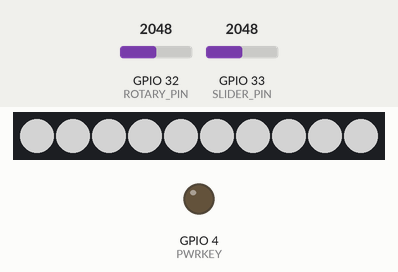
Simulated run of this sketch. Board: ESP32. Parts: 10 RGB LEDs in strip order, left to right, output pins drawn as LEDs (lit = HIGH). The inputs (shaded band) are chosen by the test bench; at power-on: GPIO 32 (ROTARY_PIN) = 2048, GPIO 33 (SLIDER_PIN) = 2048. Dim RGB values are drawn brighter than linear; the modem accepts every AT command (registered, SIM ready, sends succeed) and sends nothing else; what the sketch prints to the serial monitor is not drawn.

Above: at 7.2 s.
7.3 s: GPIO 32 (ROTARY_PIN) set to 2565
8.8 s: GPIO 32 (ROTARY_PIN) set to 2663
At 9.6 s:
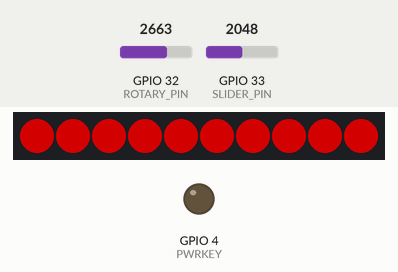
10.3 s: GPIO 33 (SLIDER_PIN) set to 0
At 10.7 s:
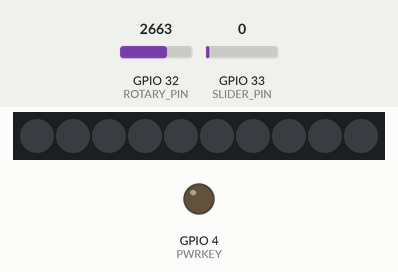
13.3 s: GPIO 33 (SLIDER_PIN) set to 491
At 14.2 s:
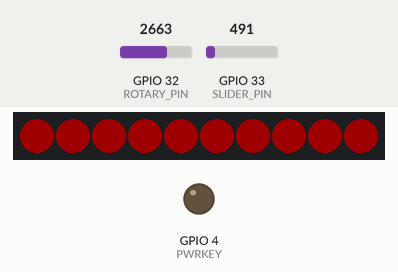
14.8 s: GPIO 32 (ROTARY_PIN) set to 2760
At 15.4 s:
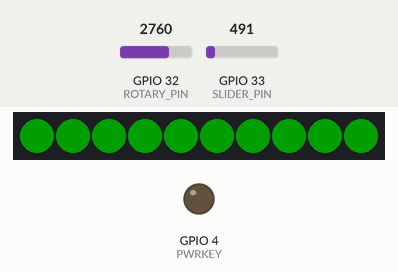
Timing chart, 0 to 17.3 s (numbered marks = the images above; inputs shaded):
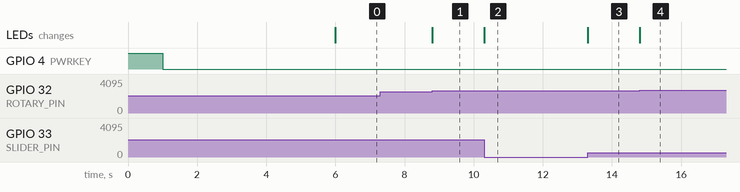

The sketch:

Act4-Always-there-to-reply.ino
```cpp
#include <HardwareSerial.h>       // Include library for extra serial ports (we need this for SIM800C GSM module)
#include <Adafruit_NeoPixel.h>    // Include library to control NeoPixel RGB LEDs
//Message formate RGB STATUS
// ======================================================
// RGB COLOR STRUCTURE
// ======================================================
// This struct stores a color as three numbers: red, green, blue (0-255)
struct RGB {
  uint8_t r, g, b;
};

// ======================================================
// GSM CONFIGURATION (SIM800C)
// ======================================================
// Define pins connected to the GSM module
#define GSM_RX 17    // ESP32 RX -> GSM TX
#define GSM_TX 16    // ESP32 TX -> GSM RX
#define PWRKEY 4    // Pin to power on/off SIM800C

HardwareSerial gsm(1);  // Use UART1 for SIM800C communication

// ======================================================
// RGB NEOPIXEL CONFIGURATION
// ======================================================
#define LED_PIN 14      // Pin where NeoPixel strip is connected
#define NUM_LEDS 10     // Number of LEDs on the strip
Adafruit_NeoPixel strip(NUM_LEDS, LED_PIN, NEO_GRB + NEO_KHZ800); // Initialize strip

// ======================================================
// ANALOG INPUTS
// ======================================================
#define SLIDER_PIN 33     // Analog pin for slider (brightness control)
#define ROTARY_PIN 32     // Analog pin for rotary knob (to select color)

// ======================================================
// GLOBAL VARIABLES
// ======================================================
String smsBuffer = "";    // Buffer to store incoming SMS characters
RGB lastColor = {0, 255, 0}; // Default LED color is GREEN
int currentBrightness = 150;  // Default brightness

unsigned long blinkTimer = 0;  // Timer for blinking LED when no GSM signal
bool blinkState = false;       // Track blink on/off
bool noSignal = false;         // Flag when GSM has no signal

String replyNumber = "+639XXXXXXXXX"; // Placeholder number to reply to
bool replyingSMS = false;             // Priority flag to prevent conflicts while sending SMS

// ======================================================
// FUNCTION: Convert text to RGB color
// ======================================================
RGB getColor(String color) {
  color.trim();          // Remove spaces at the start/end
  color.toUpperCase();   // Make all letters uppercase for consistency

  // Compare input string and return corresponding RGB
  if (color == "RED")     return {255, 0, 0};
  if (color == "GREEN")   return {0, 255, 0};
  if (color == "BLUE")    return {0, 0, 255};
  if (color == "YELLOW")  return {255, 255, 0};
  if (color == "CYAN")    return {0, 255, 255};
  if (color == "MAGENTA") return {255, 0, 255};
  if (color == "WHITE")   return {255, 255, 255};
  if (color == "OFF")     return {0, 0, 0};

  return {0, 255, 0}; // Default GREEN if input is unknown
}

// ======================================================
// FUNCTION: Apply color + brightness to NeoPixel
// ======================================================
void setNeoPixelColor(RGB col, int brightness = 255) {
  brightness = constrain(brightness, 0, 255); // Limit brightness between 0 and 255

  // Calculate adjusted color according to brightness
  uint8_t r = (col.r * brightness) / 255;
  uint8_t g = (col.g * brightness) / 255;
  uint8_t b = (col.b * brightness) / 255;

  // Apply color to every LED on the strip
  for (int i = 0; i < NUM_LEDS; i++) {
    strip.setPixelColor(i, strip.Color(r, g, b));
  }
  strip.show(); // Update the LEDs
}

// ======================================================
// FUNCTION: Read brightness from slider
// ======================================================
int getSliderBrightness() {
  int raw = analogRead(SLIDER_PIN);  // Read analog value (0-4095)
  return map(raw, 0, 4095, 0, 255);  // Map it to 0-255 for brightness
}

// ======================================================
// FUNCTION: Read rotary analog and map to color
// ======================================================
String getRotaryColor() {
  int raw = analogRead(ROTARY_PIN);  // Read rotary analog value

  // Map value ranges to 7 colors
  if (raw >= 2600 && raw < 2720) return "RED";
  else if (raw >= 2720 && raw < 2880) return "GREEN";
  else if (raw >= 2880 && raw < 3050) return "BLUE";
  else if (raw >= 3050 && raw < 3250) return "YELLOW";
  else if (raw >= 3250 && raw < 3450) return "MAGENTA";
  else if (raw >= 3450 && raw < 3600) return "CYAN";
  else return "WHITE";  // Highest position
}

// ======================================================
// FAST NON-BLOCKING SMS SEND
// ======================================================
void sendStatusSMS(String number) {
  replyingSMS = true; // Set priority so main loop doesn't interfere

  // Prepare message text
  String msg = "BRIGHTNESS:" + String(currentBrightness) + " COLOR:" + getRotaryColor();

  // Start SMS command
  gsm.print("AT+CMGS=\"");
  gsm.print(number);
  gsm.println("\"");

  // Wait for '>' prompt from SIM800C (non-blocking)
  unsigned long startWait = millis();
  while (!gsm.available() || gsm.read() != '>') {
    if (millis() - startWait > 3000) { // Timeout after 3 seconds
      Serial.println("Error: No > prompt received");
      replyingSMS = false;
      return;
    }
  }

  // Send message and CTRL+Z to finish
  gsm.print(msg);
  gsm.write(26); // CTRL+Z ASCII code
  Serial.println("RGB STATUS sent to: " + number);

  replyingSMS = false; // Clear priority flag
}

// ======================================================
// FUNCTION: Parse incoming SMS body
// ======================================================
void parseSMS(String msg, String sender) {
  msg.replace("\r", "");  // Remove carriage return
  msg.replace("\n", "");  // Remove newline
  msg.trim();             // Remove extra spaces
  msg.toUpperCase();      // Standardize text

  // Instant reply if message contains "RGB STATUS"
  if (msg.indexOf("RGB STATUS") != -1) {
    sendStatusSMS(sender);
  }

  // Handle brightness command
  int bIndex = msg.indexOf("BRIGHTNESS:");
  if (bIndex >= 0) {
    int end = msg.indexOf(" ", bIndex);
    if (end == -1) end = msg.length();
    currentBrightness = constrain(msg.substring(bIndex + 11, end).toInt(), 0, 255);
  }

  // Handle color command
  int cIndex = msg.indexOf("COLOR:");
  if (cIndex >= 0) {
    int end = msg.indexOf(" ", cIndex);
    if (end == -1) end = msg.length();
    lastColor = getColor(msg.substring(cIndex + 6, end));
  }

  // Apply changes to LED
  setNeoPixelColor(lastColor, currentBrightness);
  Serial.print("APPLIED → Color: "); Serial.print(getRotaryColor());
  Serial.print(" | Brightness: "); Serial.println(currentBrightness);
}

// ======================================================
// FUNCTION: Check GSM signal quality
// ======================================================
void checkGSMSignal() {
  gsm.println("AT+CSQ"); // Ask SIM800C for signal strength
}

// ======================================================
// SETUP
// ======================================================
void setup() {
  Serial.begin(115200);              // Start serial monitor
  gsm.begin(9600, SERIAL_8N1, GSM_RX, GSM_TX);  // Start GSM UART
  pinMode(PWRKEY, OUTPUT);           // Power key pin

  // Power on SIM800C
  digitalWrite(PWRKEY, HIGH); delay(1000);
  digitalWrite(PWRKEY, LOW);  delay(5000);

  // Set SIM800C SMS text mode
  gsm.println("AT+CMGF=1");

  // Auto push incoming SMS immediately
  gsm.println("AT+CNMI=2,2,0,0,0");

  // Initialize LED strip
  strip.begin();
  setNeoPixelColor(lastColor, currentBrightness);

  Serial.println("System ready."); // Notify user
}

// ======================================================
// LOOP
// ======================================================
void loop() {
  unsigned long currentMillis = millis(); // Track time

  // -------------------------
  // GSM handling (auto push)
  // -------------------------
  while (gsm.available()) {
    char c = gsm.read();    // Read character from GSM
    smsBuffer += c;         // Add to buffer
  }

  int newLineIndex = smsBuffer.indexOf('\n');
  while (newLineIndex != -1) {
    String line = smsBuffer.substring(0, newLineIndex + 1);
    smsBuffer = smsBuffer.substring(newLineIndex + 1);
    line.trim();

    // ---------- Only process SMS lines ----------
    if (line.startsWith("+CMT:")) {
      // Extract sender number
      int firstQuote = line.indexOf("\"") + 1;
      int secondQuote = line.indexOf("\"", firstQuote);
      if (firstQuote > 0 && secondQuote > firstQuote)
        replyNumber = line.substring(firstQuote, secondQuote);
      else
        replyNumber = "+639XXXXXXXXX";
    }
    else if (line.length() > 0 && !replyingSMS) {
      // Ignore responses like OK, AT, +CSQ
      if (!line.startsWith("AT") && !line.startsWith("+CSQ") && line != "OK") {
        parseSMS(line, replyNumber); // Process incoming SMS
        Serial.println("SMS BODY: " + line);
      }
    }

    newLineIndex = smsBuffer.indexOf('\n'); // check next line
  }

  // -------------------------
  // Update RGB from slider & rotary
  // -------------------------
  if (!replyingSMS) {
    lastColor = getColor(getRotaryColor());
    currentBrightness = getSliderBrightness();
    setNeoPixelColor(lastColor, currentBrightness);
  }

  // -------------------------
  // GSM signal check every 3 seconds
  // -------------------------
  static unsigned long signalCheckTimer = 0;
  if (millis() - signalCheckTimer >= 3000 && !replyingSMS) {
    signalCheckTimer = millis();
    checkGSMSignal();
  }

  // -------------------------
  // Blink LED if no GSM signal
  // -------------------------
  if (noSignal && millis() - blinkTimer >= 500) {
    blinkTimer = millis();
    blinkState = !blinkState;
    if (blinkState) setNeoPixelColor({255, 0, 0}, 80); // Red blink
    else setNeoPixelColor({0, 0, 0}, 0);              // LED off
  }
}
```

Measured:
- the behaviour switches between 2599 and 2600 on GPIO 32 (ROTARY_PIN) (found by bisection; images 0 and 1)
- after the input at 7.3 s, every drawn part: stays the same
- after the input at 8.8 s, the LEDs: change at once (image 1)
- after the input at 10.3 s, the LEDs: change at once (image 2)
- after the input at 13.3 s, the LEDs: change at once (image 3)
- after the input at 14.8 s, the LEDs: change at once (image 4)
